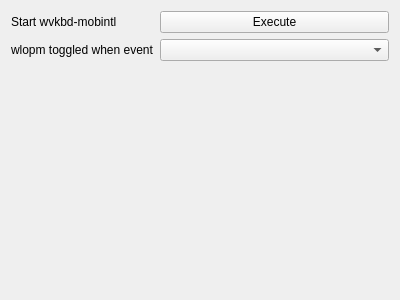
<?xml version="1.0" encoding="UTF-8"?>
<ui version="4.0">
 <class>ScreenWidget</class>
 <widget class="QWidget" name="ScreenWidget">
  <property name="geometry">
   <rect>
    <x>0</x>
    <y>0</y>
    <width>400</width>
    <height>300</height>
   </rect>
  </property>
  <property name="windowTitle">
   <string>Form</string>
  </property>
  <layout class="QFormLayout" name="formLayout">
   <item row="0" column="0">
    <widget class="QLabel" name="kbdLabel">
     <property name="text">
      <string>Start wvkbd-mobintl</string>
     </property>
    </widget>
   </item>
   <item row="0" column="1">
    <widget class="QPushButton" name="kbdButton">
     <property name="text">
      <string>Execute</string>
     </property>
    </widget>
   </item>
   <item row="1" column="0">
    <widget class="QLabel" name="wlopmLabel">
     <property name="text">
      <string>wlopm toggled when event</string>
     </property>
    </widget>
   </item>
   <item row="1" column="1">
    <widget class="QComboBox" name="wlopmComboBox"/>
   </item>
  </layout>
 </widget>
 <resources/>
 <connections/>
</ui>
